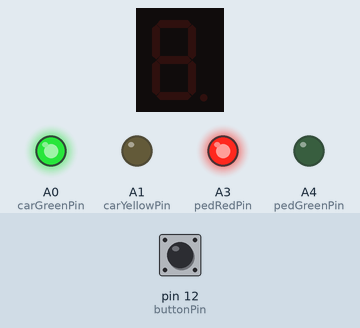
The sketch below on a simulated Arduino Uno, built with avr-gcc and run on an emulated ATmega328P. On the bench: 1-digit seven-segment display, output pins drawn as LEDs (lit = HIGH). Wiring (inferred from the names in the program): 1-digit 7-segment display, segments lit when HIGH: segments pin 2, pin 3, pin 4, pin 5, pin 6, pin 7, pin 8, A2. Inputs (shaded band) come from the test bench; at power-on: pin 12 (buttonPin) HIGH. The segment pins are drawn as the display they are named for; pins used as bus, display or sensor lines are not drawn.

Above: at 1.2 s.
1.3 s: pin 12 (buttonPin) pulled LOW for 0.15 s
At 2.2 s:
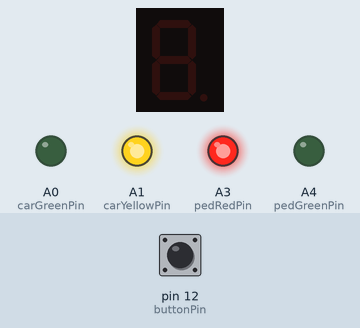
At 15.7 s:
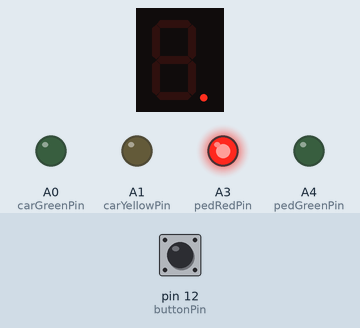
Timing chart, 0 to 17.8 s (numbered marks = the images above; inputs shaded):
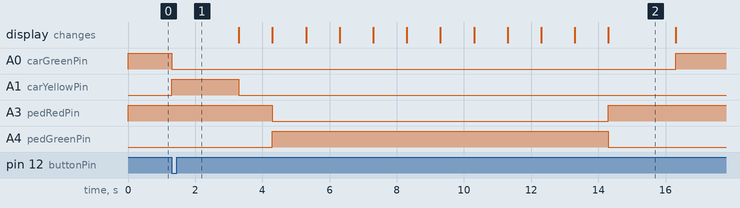

Measured:
- after the input at 1.3 s, A0 (carGreenPin): HIGH → LOW at once, → HIGH 15.0 s later; A1 (carYellowPin): LOW → HIGH at once, → LOW 2.0 s later; A3 (pedRedPin): HIGH → LOW after 3.0 s, → HIGH 10.0 s later; A4 (pedGreenPin): LOW → HIGH after 3.0 s, → LOW 10.0 s later

The sketch:

Responsi_PaketA.ino
```cpp
#include <Arduino.h>

const int carGreenPin = A0;
const int carYellowPin = A1;
const int carRedPin = A2;
const int pedRedPin = A3;
const int pedGreenPin = A4;
const int buttonPin = 12;

const int segA = 2;
const int segB = 3;
const int segC = 4;
const int segD = 5;
const int segE = 6;
const int segF = 7;
const int segG = 8;

const byte angkaPola[10][7] = {
  {1, 1, 1, 1, 1, 1, 0},
  {0, 1, 1, 0, 0, 0, 0},
  {1, 1, 0, 1, 1, 0, 1},
  {1, 1, 1, 1, 0, 0, 1},
  {0, 1, 1, 0, 0, 1, 1},
  {1, 0, 1, 1, 0, 1, 1},
  {1, 0, 1, 1, 1, 1, 1},
  {1, 1, 1, 0, 0, 0, 0},
  {1, 1, 1, 1, 1, 1, 1},
  {1, 1, 1, 1, 0, 1, 1}
};

void setup() {
  pinMode(carRedPin, OUTPUT);
  pinMode(carYellowPin, OUTPUT);
  pinMode(carGreenPin, OUTPUT);
  pinMode(pedRedPin, OUTPUT);
  pinMode(pedGreenPin, OUTPUT);

  pinMode(segA, OUTPUT);
  pinMode(segB, OUTPUT);
  pinMode(segC, OUTPUT);
  pinMode(segD, OUTPUT);
  pinMode(segE, OUTPUT);
  pinMode(segF, OUTPUT);
  pinMode(segG, OUTPUT);

  pinMode(buttonPin, INPUT_PULLUP);

  digitalWrite(carGreenPin, HIGH);
  digitalWrite(carYellowPin, LOW);
  digitalWrite(carRedPin, LOW);
  digitalWrite(pedRedPin, HIGH);
  digitalWrite(pedGreenPin, LOW);

  matikanLayar();
}

void loop() {
  if (digitalRead(buttonPin) == LOW) {
    mulaiPenyeberangan();
  }
}

void mulaiPenyeberangan() {
  digitalWrite(carGreenPin, LOW);
  digitalWrite(carYellowPin, HIGH);
  delay(2000);

  digitalWrite(carYellowPin, LOW);
  digitalWrite(carRedPin, HIGH);
  delay(1000);

  digitalWrite(pedRedPin, LOW);
  digitalWrite(pedGreenPin, HIGH);

  for (int i = 9; i >= 0; i--) {
    tampilkanAngka(i);
    delay(1000);
  }

  matikanLayar();
  digitalWrite(pedGreenPin, LOW);
  digitalWrite(pedRedPin, HIGH);

  delay(2000);

  digitalWrite(carRedPin, LOW);
  digitalWrite(carGreenPin, HIGH);

  delay(5000);
}

void tampilkanAngka(int angka) {
  digitalWrite(segA, angkaPola[angka][0]);
  digitalWrite(segB, angkaPola[angka][1]);
  digitalWrite(segC, angkaPola[angka][2]);
  digitalWrite(segD, angkaPola[angka][3]);
  digitalWrite(segE, angkaPola[angka][4]);
  digitalWrite(segF, angkaPola[angka][5]);
  digitalWrite(segG, angkaPola[angka][6]);
}

void matikanLayar() {
  digitalWrite(segA, LOW);
  digitalWrite(segB, LOW);
  digitalWrite(segC, LOW);
  digitalWrite(segD, LOW);
  digitalWrite(segE, LOW);
  digitalWrite(segF, LOW);
  digitalWrite(segG, LOW);
}
```
